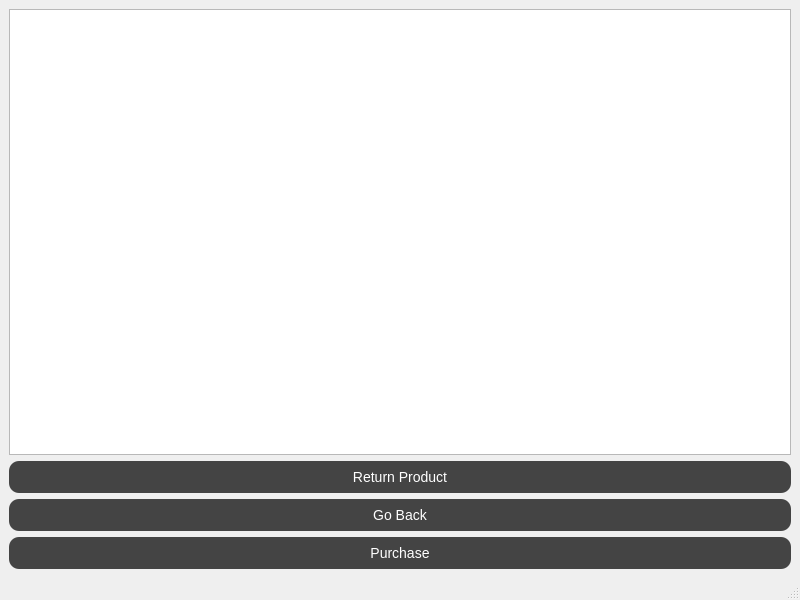
<?xml version="1.0" encoding="UTF-8"?>
<ui version="4.0">
 <class>MainWindow</class>
 <widget class="QMainWindow" name="MainWindow">
  <property name="geometry">
   <rect>
    <x>0</x>
    <y>0</y>
    <width>800</width>
    <height>600</height>
   </rect>
  </property>
  <property name="windowTitle">
   <string>MainWindow</string>
  </property>
  <widget class="QWidget" name="centralwidget">
   <layout class="QVBoxLayout" name="verticalLayout">
    <item>
     <widget class="QListWidget" name="cartList"/>
    </item>
    <item>
     <widget class="QPushButton" name="returnButton">
      <property name="styleSheet">
       <string notr="true">QPushButton {
    background-color: #444;
    color: white;
    font-size: 14px;
    padding: 8px 16px;
    border: none;
    border-radius: 10px;
}
QPushButton:hover {
    background-color: cyan;
    color: black;
}
QPushButton:pressed {
    background-color: #00aaaa;
}</string>
      </property>
      <property name="text">
       <string>Return Product</string>
      </property>
     </widget>
    </item>
    <item>
     <widget class="QPushButton" name="backButton">
      <property name="styleSheet">
       <string notr="true">QPushButton {
    background-color: #444;
    color: white;
    font-size: 14px;
    padding: 8px 16px;
    border: none;
    border-radius: 10px;
}
QPushButton:hover {
    background-color: cyan;
    color: black;
}
QPushButton:pressed {
    background-color: #00aaaa;
}</string>
      </property>
      <property name="text">
       <string>Go Back</string>
      </property>
     </widget>
    </item>
    <item>
     <widget class="QPushButton" name="purchaseButton">
      <property name="styleSheet">
       <string notr="true">QPushButton {
    background-color: #444;
    color: white;
    font-size: 14px;
    padding: 8px 16px;
    border: none;
    border-radius: 10px;
}
QPushButton:hover {
    background-color: cyan;
    color: black;
}
QPushButton:pressed {
    background-color: #00aaaa;
}</string>
      </property>
      <property name="text">
       <string>Purchase</string>
      </property>
     </widget>
    </item>
   </layout>
  </widget>
  <widget class="QMenuBar" name="menubar">
   <property name="geometry">
    <rect>
     <x>0</x>
     <y>0</y>
     <width>800</width>
     <height>22</height>
    </rect>
   </property>
  </widget>
  <widget class="QStatusBar" name="statusbar"/>
 </widget>
 <resources/>
 <connections/>
</ui>
